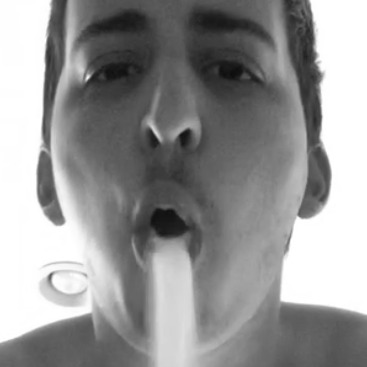
#> input picture images/image.jpg, 367 x 367 px
$ python main.py   (older library calls are emulated)
#> lines starting #> are read from the running program, lines starting #| are printed output that depends on the picture; after the words box and inside, x2 and y2 are one past the last pixel; in counts of white or black regions, pixels touching at a corner belong together
'''
Following the background image removal tutorial at: https://flothesof.github.io/removing-background-scikit-image.html
'''
# import necessary libraries
from skimage import filters, io as skio, morphology, segmentation, data
from skimage.color import rgb2gray
from scipy import ndimage as ndi
from PIL import Image, ImageEnhance
import matplotlib.pyplot as plt, numpy as np

import matplotlib.image as mpimg

# load our source image
# img = skio.imread('./images/buss.jpg')
img = skio.imread('./images/image.jpg', as_gray=True)
#> img is the input picture: shape (367, 367) float64; min 0.0431, max 1, mean 0.587
# img = skio.imread('./images/tutorial_girl.jpg')

print (img.shape)
#| (367, 367)

# apply sobel filters to find image outlines
sobel = filters.sobel(img)

# change the colors to black and gray
plt.rcParams['image.interpolation'] = 'nearest'
plt.rcParams['image.cmap'] = 'gray'
plt.rcParams['figure.dpi'] = 200


# process the image
plt.imshow(sobel)
# plt.show()

# save the output to our output directory
# plt.savefig('./output/outlines.png')

# blur the image to make the lines thicker
blurred = filters.gaussian(sobel, sigma=2.0, multichannel=False)
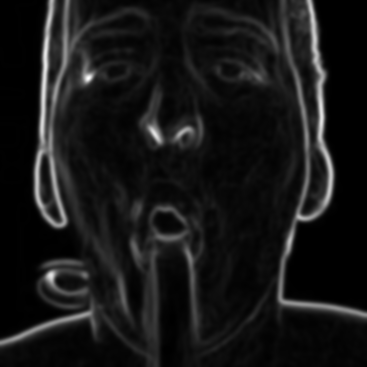
#> blurred: shape (367, 367) float64; min 0, max 0.208, mean 0.0189; drawn with min black and max white
plt.imshow(blurred)

# save the blurred output to our output directory
# plt.savefig('./output/outlines_blurred.png')

# begin to seperate back and foreground by identifying light spots
light_spots = np.array((img > .9).nonzero()).T
#> light_spots = 34868 pairs, first value 0 to 341, second value 0 to 366
light_spots.shape

# build new image with title and locations of lightspots
plt.plot(light_spots[:, 1], light_spots[:, 0], 'o')
plt.imshow(img)
plt.title('light spots in image')

# save the lightspots output to our output directory
# plt.savefig('./output/outlines_lightspots.png')
plt.show()
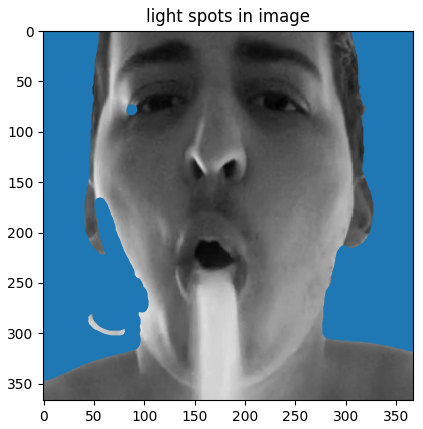
#> figure drawn by matplotlib, 1 panel

# continue to seperate back and foreground by identifying dark spots
dark_spots = np.array((img < .1).nonzero()).T
#> dark_spots = 869 pairs, first value 20 to 233, second value 105 to 241
dark_spots.shape

# build new image with title and locations of darkspots
plt.plot(dark_spots[:, 1], dark_spots[:, 0], 'o')
plt.imshow(img)
plt.title('dark spots in image')

# save the darkspots output to our output directory
# plt.savefig('./output/outlines_darkspots.png')
plt.show()

# making a seed mask
bool_mask = np.zeros(img.shape, dtype=np.bool_)
bool_mask[tuple(light_spots.T)] = True
bool_mask[tuple(dark_spots.T)] = True
seed_mask, num_seeds = ndi.label(bool_mask)

# apply the watershed
# ws = morphology.watershed(blurred, seed_mask)
ws = segmentation.watershed(blurred, seed_mask)
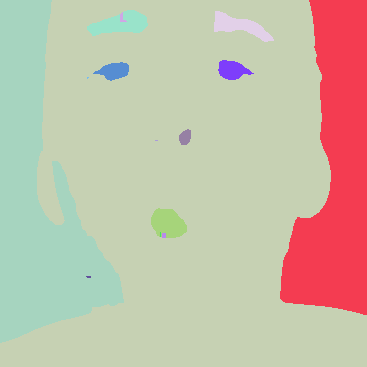
#> ws: shape (367, 367) int32; 15 distinct labels, from 1 to 15; one colour per label, 0 black
plt.imshow(ws)

# save the watershed output to our output directory
# plt.savefig('./output/outlines_watershed.png')
plt.show()

# remove the class with the most pixels in the image
background = max(set(ws.ravel()), key=lambda g: np.sum(ws == g))
#> background = 4
# print (background, set(ws.ravel()), ws.shape)
background_mask = (ws == background)
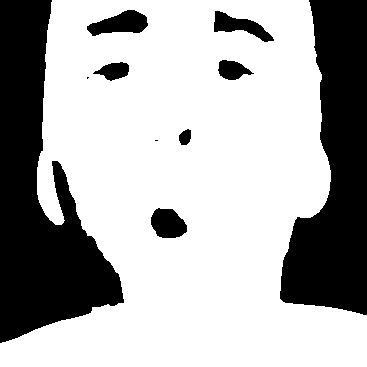
#> background_mask: shape (367, 367) bool; 68.5% white; 10 black regions (2 under 20 px), largest, box (x1, y1, x2, y2) and area: (0, 0, 124, 343) 21374, (280, 0, 367, 315) 17386, (87, 10, 148, 36) 967
# print (background_mask.shape)

# show current state of plt
plt.imshow(~background_mask)
plt.show()

# how does it look??
cleaned = img * ~background_mask
plt.imshow(cleaned)
plt.show()
# plt.savefig('./output/bg_removed')

# what was removed
plt.imshow(cleaned, cmap='gray')
bms = background_mask.shape
#> bms = (367, 367)
print (bms)
#| (367, 367)
plt.imshow(background_mask.reshape(background_mask.shape + (1,)) * np.array([1, 0, 0, 1]))
plt.show()
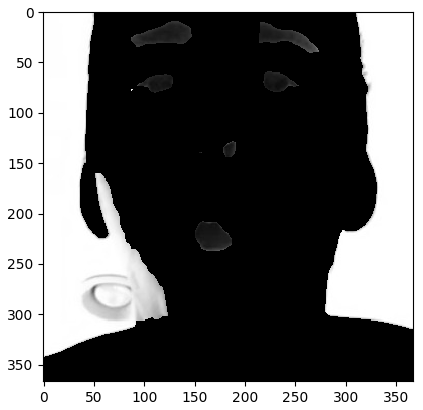
#> figure drawn by matplotlib, 1 panel

# reuse previous processing steps as a function
def draw_group_as_background(ax, group, watershed_result, original_image):
    "Draws a group from the watershed result as red background."
    background_mask = (watershed_result == group)
    cleaned = original_image * ~background_mask
    ax.imshow(cleaned, cmap='gray')
    ax.imshow(background_mask.reshape(background_mask.shape + (1,)) * np.array([1, 0, 0, 1]))

background_candidates = sorted(set(ws.ravel()), key=lambda g: np.sum(ws == g), reverse=True)
#> background_candidates = [4, 1, 2, 6, 5, 12, 8, 7, 10, 3, 14, 15, 13, 9, 11]

N = 3
fig, axes = plt.subplots(N, N, figsize=(6, 8))
for i in range(N*N):
    draw_group_as_background(axes.ravel()[i], background_candidates[i], ws, img)
plt.tight_layout()
plt.show()

# selecting background and foreground seeds automatically
seed_mask = np.zeros(img.shape, dtype=int)
seed_mask[0, 0] = 1 # background
seed_mask[186, 186] = 2 # foreground

# perform the watershed again
# ws = morphology.watershed(blurred, seed_mask)
ws = segmentation.watershed(blurred, seed_mask)
#> ws: shape (367, 367) int64; values 1 (black) and 2 (white), 84.1% white; 1 black region, box (x1, y1, x2, y2) and area: (0, 0, 124, 343) 21374
plt.imshow(ws)

fig, ax = plt.subplots()
draw_group_as_background(ax, 1, ws, img)

seed_mask = np.zeros(img.shape, dtype=int)
seed_mask[0, 0] = 1 # background
seed_mask[186, 186] = 2 # foreground
# seed_mask[1000, 150] = 2 # left arm

# ws = morphology.watershed(blurred, seed_mask)
ws = segmentation.watershed(blurred, seed_mask)
plt.imshow(ws)

fig, ax = plt.subplots(1, 2)
ax[0].imshow(img)
draw_group_as_background(ax[1], 1, ws, img)

plt.savefig('./output/bg_removed')
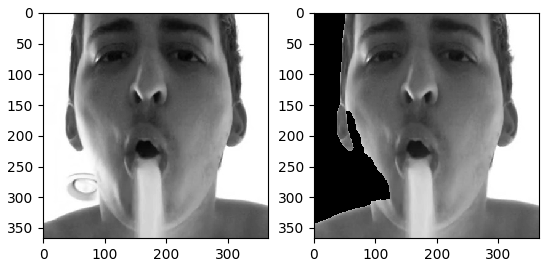
#> figure drawn by matplotlib, 2 panels
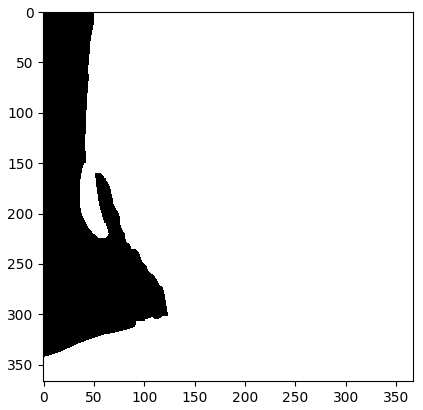
#> figure drawn by matplotlib, 1 panel
